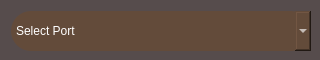
<?xml version="1.0" encoding="UTF-8"?>
<ui version="4.0">
 <class>Frame</class>
 <widget class="QFrame" name="Frame">
  <property name="geometry">
   <rect>
    <x>0</x>
    <y>0</y>
    <width>320</width>
    <height>60</height>
   </rect>
  </property>
  <property name="minimumSize">
   <size>
    <width>320</width>
    <height>60</height>
   </size>
  </property>
  <property name="maximumSize">
   <size>
    <width>320</width>
    <height>118</height>
   </size>
  </property>
  <property name="windowTitle">
   <string>{Port</string>
  </property>
  <property name="windowOpacity">
   <double>1.000000000000000</double>
  </property>
  <property name="autoFillBackground">
   <bool>false</bool>
  </property>
  <property name="styleSheet">
   <string notr="true">*{color : white;
background-color: #564c4c ;
border-radius : 10px}
QComboBox{
background-color:	#634b3a ;
color: rgb(255, 255, 255);
border-radius: 20px;
height : 100%;
width : 100%}
QComboBox::down-arrow {
width: 0px;    
height: 0px; 
}</string>
  </property>
  <layout class="QVBoxLayout" name="verticalLayout">
   <item>
    <widget class="QComboBox" name="portComboBox">
     <property name="minimumSize">
      <size>
       <width>300</width>
       <height>40</height>
      </size>
     </property>
     <property name="maximumSize">
      <size>
       <width>300</width>
       <height>40</height>
      </size>
     </property>
     <item>
      <property name="text">
       <string>Select Port</string>
      </property>
     </item>
     <item>
      <property name="text">
       <string>4050</string>
      </property>
     </item>
     <item>
      <property name="text">
       <string>4060</string>
      </property>
     </item>
     <item>
      <property name="text">
       <string>4070</string>
      </property>
     </item>
    </widget>
   </item>
  </layout>
 </widget>
 <resources/>
 <connections/>
</ui>
